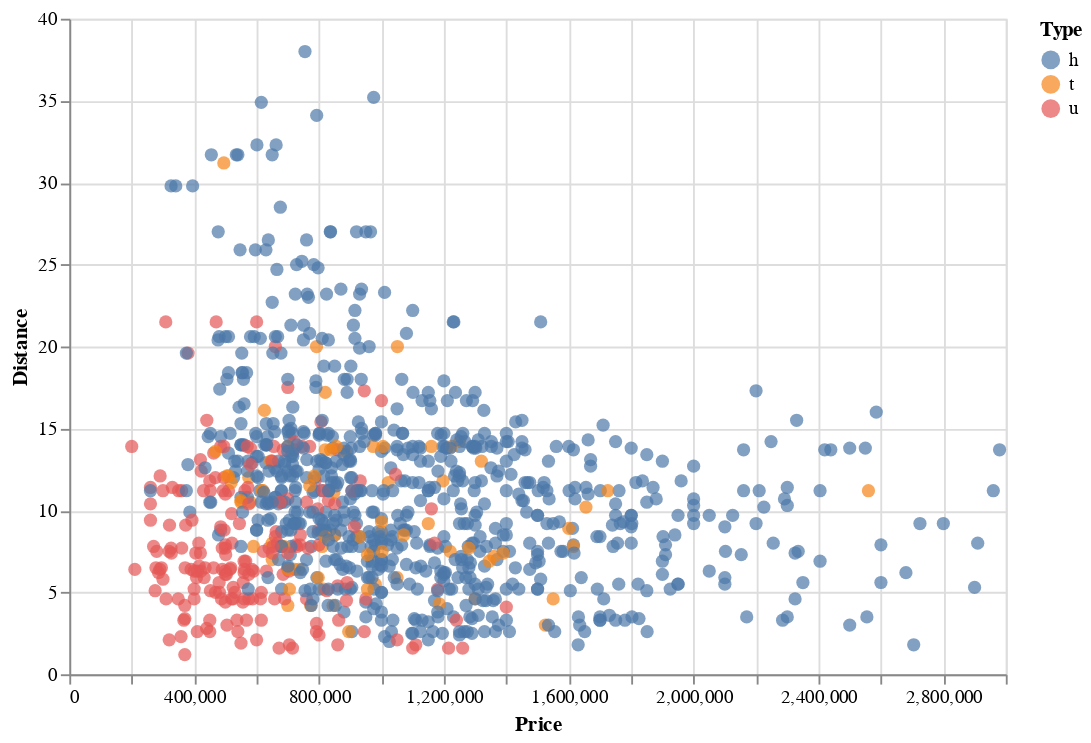

Notebook cell for this chart:
### Code cell
alt.Chart(df).mark_circle(size=50).encode(
    x = 'Price',
    y = 'Distance',
    color = 'Type'
).properties(
    height = 350, width = 500
).add_selection(
    Selection
)

### Figure 1 — Vega-Lite specification as saved in the notebook (floating-point values rounded to 4 significant figures; data arrays with more than 128 entries replaced by an {"elided": "..."} marker saying what was removed)
{"config": {"view": {"continuousWidth": 400, "continuousHeight": 300}}, "data": {"name": "data-b2766d3969ea01cfa98587ae040ad0a2"}, "mark": {"type": "circle", "size": 50}, "encoding": {"color": {"type": "nominal", "field": "Type"}, "x": {"type": "quantitative", "field": "Price"}, "y": {"type": "quantitative", "field": "Distance"}}, "height": 350, "selection": {"selector001": {"type": "multi", "fields": ["Type"], "bind": "legend"}}, "width": 500, "$schema": "https://vega.github.io/schema/vega-lite/v4.8.1.json", "datasets": {"data-b2766d3969ea01cfa98587ae040ad0a2": {"elided": "1000 records"}}}
